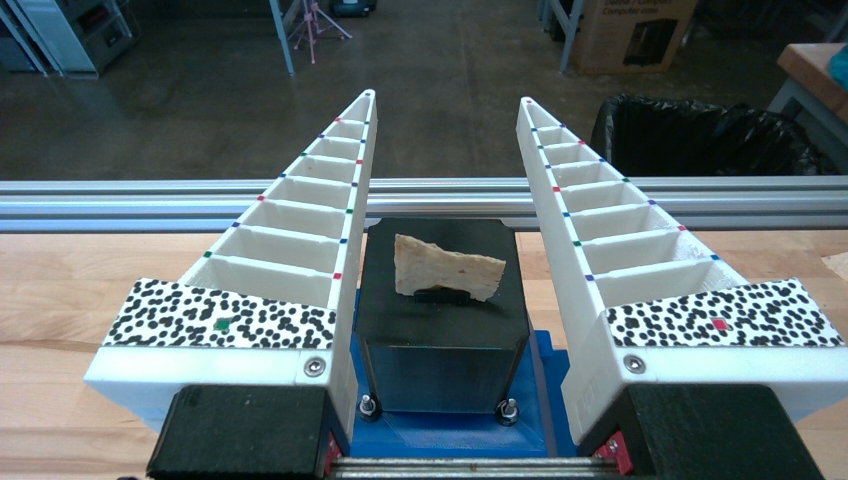
#> input picture meshes/chips_object/images/rgb_vis_01.png, 848 x 480 px, found by its file name
$ jupyter execute mask_generation.ipynb
#> lines starting #> are read from the running program, lines starting #| are printed output that depends on the picture; after the words box and inside, x2 and y2 are one past the last pixel; in counts of white or black regions, pixels touching at a corner belong together
[cell 1]
from PIL import Image
import numpy as np

[cell 2]
file_dir = "/home/erie_lab/Documents/kxz365/Github_repos/Depth_map_based_SAM3D_Calibration/meshes/weight_100g/images"

[cell 3]
image_path = f"{file_dir}/rgb_vis_01.png"
mask_path =  f"{file_dir}/masks_vis_01.png"
save_path = f"{file_dir}/0.png"
save_rgb_path = f"{file_dir}/image.png"

[cell 4]
img = Image.open(image_path).convert("RGB")
#> img is the input picture: PIL image 848x480 RGB; mean R, G, B 92.4, 106.6, 109.2
img_np = np.array(img)

mask = Image.open(mask_path).convert("L")
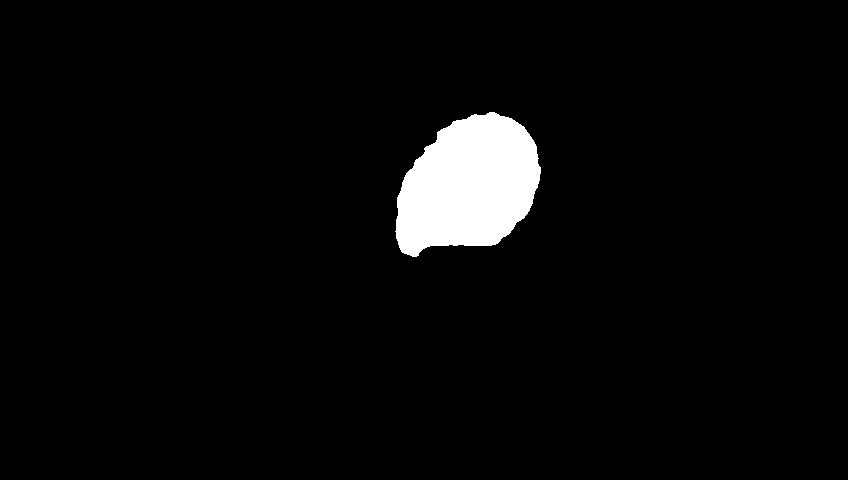
#> input picture meshes/chips_object/images/masks_vis_01.png, 848 x 480 px, found by its file name
#> mask is the input picture: PIL image 848x480 L; 3.7% white; 1 white region, box (x1, y1, x2, y2) and area: (395, 112, 541, 257) 15164
mask_np = np.array(mask) > 0

[cell 5]
object_img = np.zeros_like(img_np)    # H x W x 3
object_img[mask_np] = img_np[mask_np]
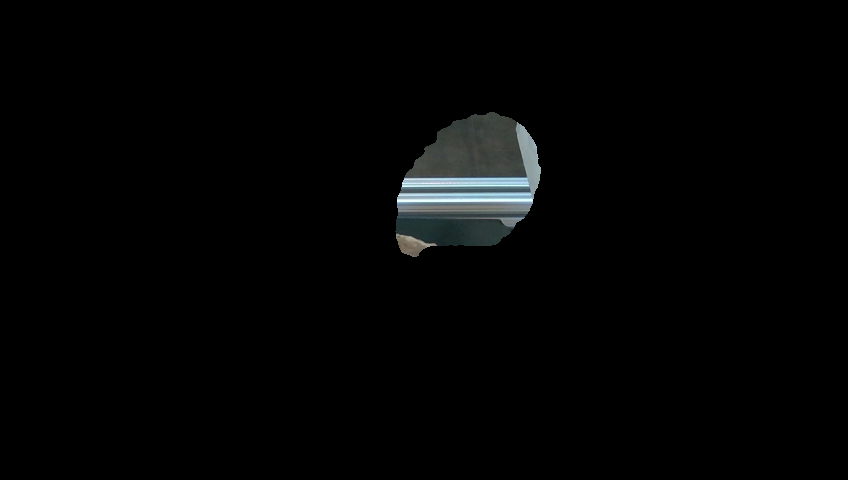
#> object_img: shape (480, 848, 3); mean R, G, B 3.3, 3.8, 3.9

object_pil = Image.fromarray(object_img)
object_pil.save(save_path)

img.save(save_rgb_path)
